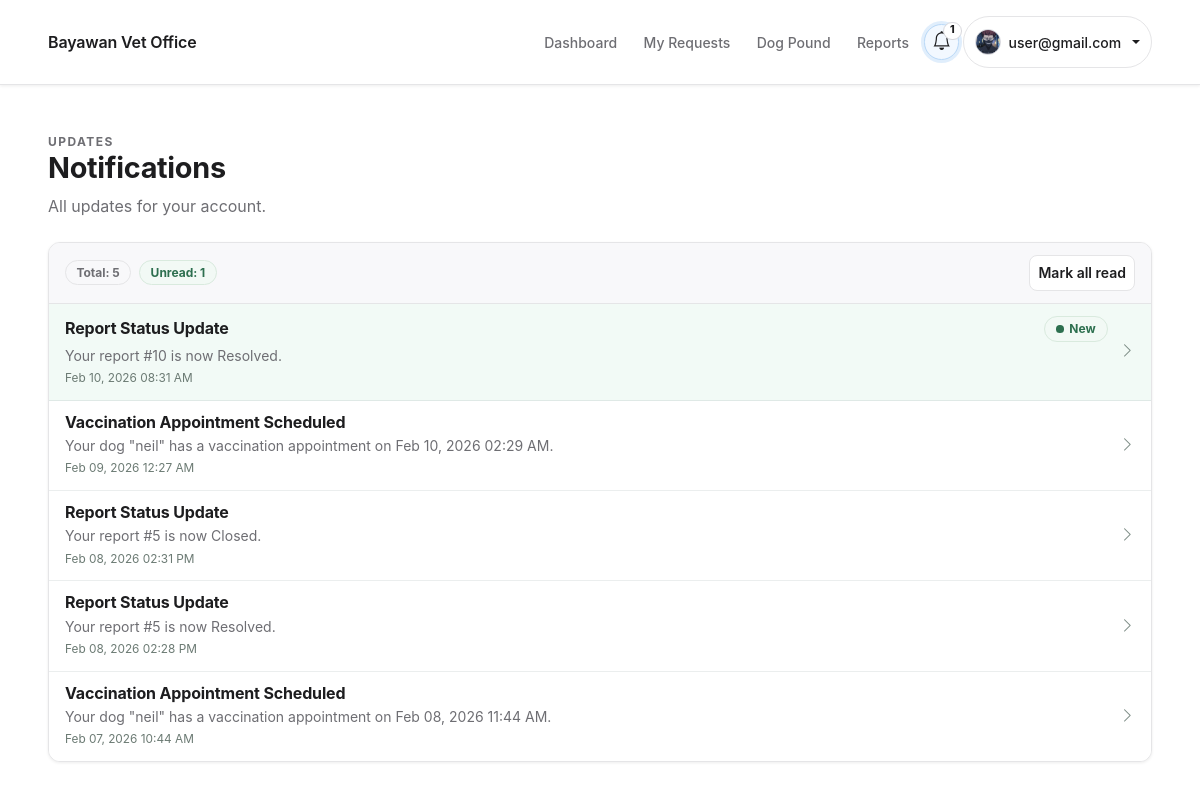
The app's page /notifications/ (signed in), older data.
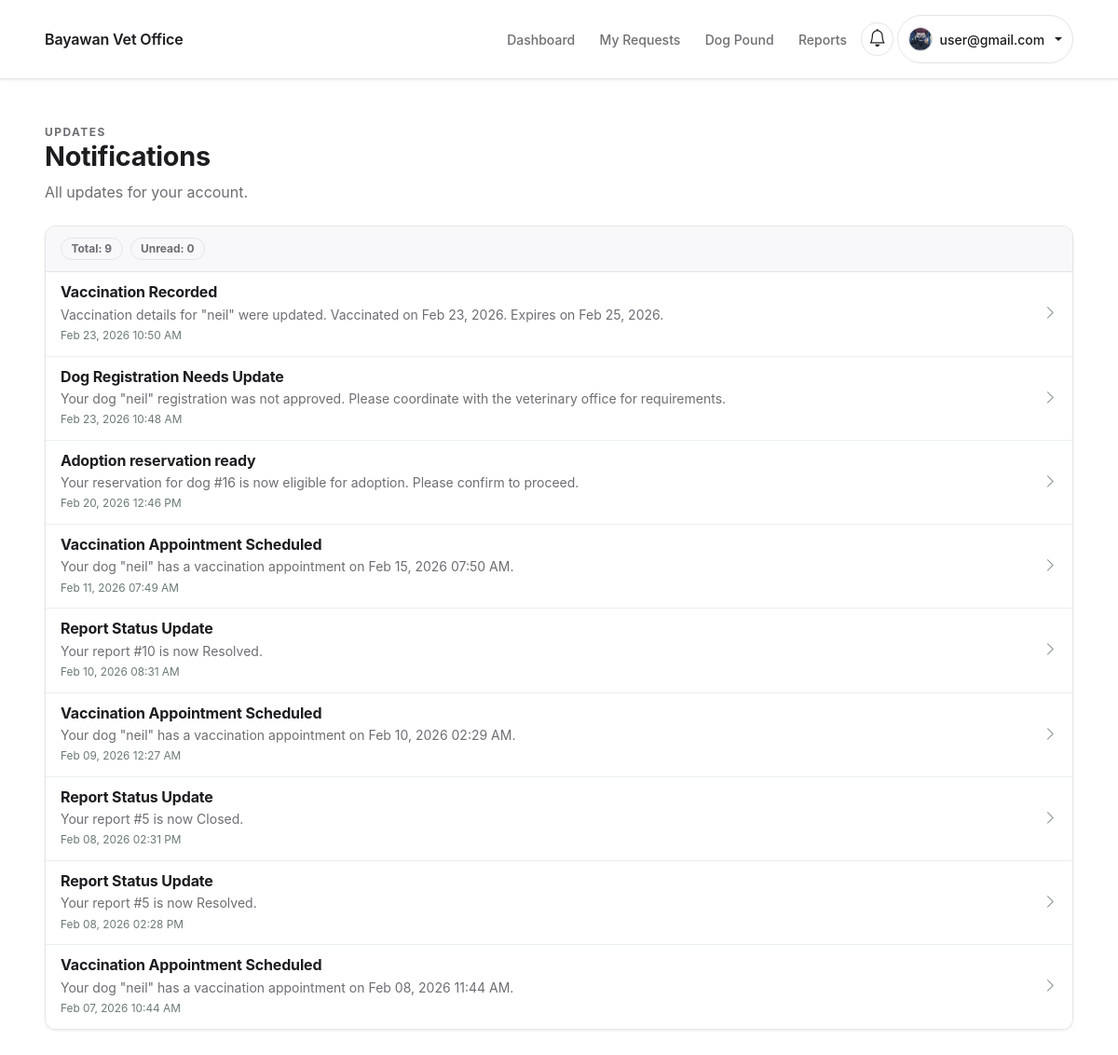
The same page, newer data.
### notifications/models.py (models this page shows, shortened)
class Notification(TimeStampedModel):
    user = models.ForeignKey(
        settings.AUTH_USER_MODEL, on_delete=models.CASCADE, related_name='notifications'
    )
    title = models.CharField(max_length=120)
    message = models.TextField()
    is_read = models.BooleanField(default=False)
    action_url = models.CharField(max_length=255, blank=True, default='')

### notifications/views.py (the view)
# urls.py: path('notifications/', views.inbox, name='notifications_inbox'),
@login_required
def inbox(request):
    items = Notification.objects.filter(user=request.user).order_by('-created_at')
    return render(request, 'notifications/inbox.html', {'items': items})

### notifications/context_processors.py (called while the page is built)
def unread_notifications(request):
    if not request.user.is_authenticated:
        return {'unread_notifications': 0, 'nav_notifications': []}
    items = Notification.objects.filter(user=request.user).order_by('-created_at')
    count = items.filter(is_read=False).count()
    return {
        'unread_notifications': count,
        'nav_notifications': items[:5],
    }

### templates/notifications/inbox.html (shortened to what this page needs)
{% extends 'base.html' %}
{% load static %}
{% block extra_css %}
  <link rel="stylesheet" href="{% static 'css/notifications.css' %}">
{% endblock %}
{% block content %}
  <section class="section-pad notifications-page">
    <div class="container">
      {% include 'partials/page_header.html' with eyebrow="Updates" title="Notifications" subtitle="All updates for your account." %}
      <div class="notifications-shell card-elevated">
        <div class="notifications-shell-head">
          <div class="notifications-summary">
            <span class="badge-soft">Total: {{ items|length }}</span>
            <span class="badge-soft {% if unread_notifications %}badge-soft--success{% endif %}">
              Unread: {{ unread_notifications|default:0 }}
            </span>
          </div>
          {% if unread_notifications %}
            <a class="btn btn-outline-secondary btn-sm" href="{% url 'notifications_read_all' %}">
              Mark all read
            </a>
          {% endif %}
        </div>
        <div class="notifications-list">
          {% for item in items %}
            <a
              class="notification-row text-decoration-none {% if not item.is_read %}is-unread{% endif %}"
              href="{% url 'notifications_read' item.pk %}"
            >
              <div class="notification-row-main">
                <div class="notification-row-head">
                  <h2 class="notification-row-title">{{ item.title }}</h2>
                  {% if not item.is_read %}
                    <span class="status-pill status-pill--success">New</span>
                  {% endif %}
                </div>
                <p class="notification-row-message">{{ item.message }}</p>
                <p class="notification-row-time mb-0">{{ item.created_at|date:"M d, Y h:i A" }}</p>
              </div>
              <i class="bi bi-chevron-right notification-row-arrow" aria-hidden="true"></i>
            </a>
          {% empty %}
            {% include 'partials/empty_state.html' with title="No notifications yet." message="You'll see system updates and alerts here." %}
          {% endfor %}
        </div>
      </div>
    </div>
  </section>
{% endblock %}

### templates/base.html (shortened to what the changed rows need)
{% load static %}
<!doctype html>
<html lang="en">
  <head>
    <link
      href="https://cdn.jsdelivr.net/npm/bootstrap@5.3.2/dist/css/bootstrap.min.css"
      rel="stylesheet"
    />
    <link
      rel="stylesheet"
      href="https://cdn.jsdelivr.net/npm/bootstrap-icons@1.11.3/font/bootstrap-icons.css"
    />
    <link rel="stylesheet" href="{% static 'css/theme.css' %}" />
    <link rel="stylesheet" href="{% static 'css/components.css' %}" />
    <link rel="stylesheet" href="{% static 'css/layout.css' %}" />
    <link rel="stylesheet" href="{% static 'css/utilities.css' %}" />
    <link rel="stylesheet" href="{% static 'css/app-pages.css' %}" />
    <link rel="stylesheet" href="{% static 'css/app-modules.css' %}" />
    {% block extra_css %}{% endblock %}
  </head>
  <body class="app-shell">
    <nav class="navbar navbar-expand-lg navbar-light bg-white border-bottom sticky-top">
      <div class="container">
        <div class="collapse navbar-collapse" id="navMain">
          <ul class="navbar-nav ms-auto align-items-lg-center gap-lg-1">
            {% if request.user.is_authenticated %}
              <li class="nav-item dropdown">
                <a
                  class="nav-link dropdown-toggle notification-toggle {% if unread_notifications %}has-unread{% endif %}"
                  href="#"
                  id="notificationsDropdown"
                  role="button"
                  data-bs-toggle="dropdown"
                  aria-expanded="false"
                  aria-label="Open notifications"
                >
                  <i class="bi bi-bell"></i>
                  {% if unread_notifications %}
                    <span class="notification-badge">{{ unread_notifications }}</span>
                  {% endif %}
                </a>
              </li>
            {% endif %}
          </ul>
        </div>
      </div>
    </nav>
    <main id="main-content" class="main-content">
      {% block content %}{% endblock %}
    </main>
  </body>
</html>

Row changes from the older to the newer data that the page shows:
added Notification: title "Vaccination Recorded", message "Vaccination details for \"neil\" were updated. Vaccinated on Feb 23, 2026. Expires on Feb 25, 2026.", created_at "Feb 23, 2026 10:50 AM"
added Notification: title "Dog Registration Needs Update", message "Your dog \"neil\" registration was not approved. Please coordinate with the veterinary office for requirements.", created_at "Feb 23, 2026 10:48 AM"
added Notification: title "Adoption reservation ready", message "Your reservation for dog #16 is now eligible for adoption. Please confirm to proceed.", created_at "Feb 20, 2026 12:46 PM"
added Notification: title "Vaccination Appointment Scheduled", message "Your dog \"neil\" has a vaccination appointment on Feb 15, 2026 07:50 AM.", created_at "Feb 11, 2026 07:49 AM"
changed Notification "Your report #10 is now Resolved.": no longer shows "New"
Text that changed along with them:
{{ items|length }}: "5" → "9"
{{ unread_notifications|default:0 }}: "1" → "0"
{{ unread_notifications }}: "1" → (not shown)
text no longer shown: "Mark all read"
